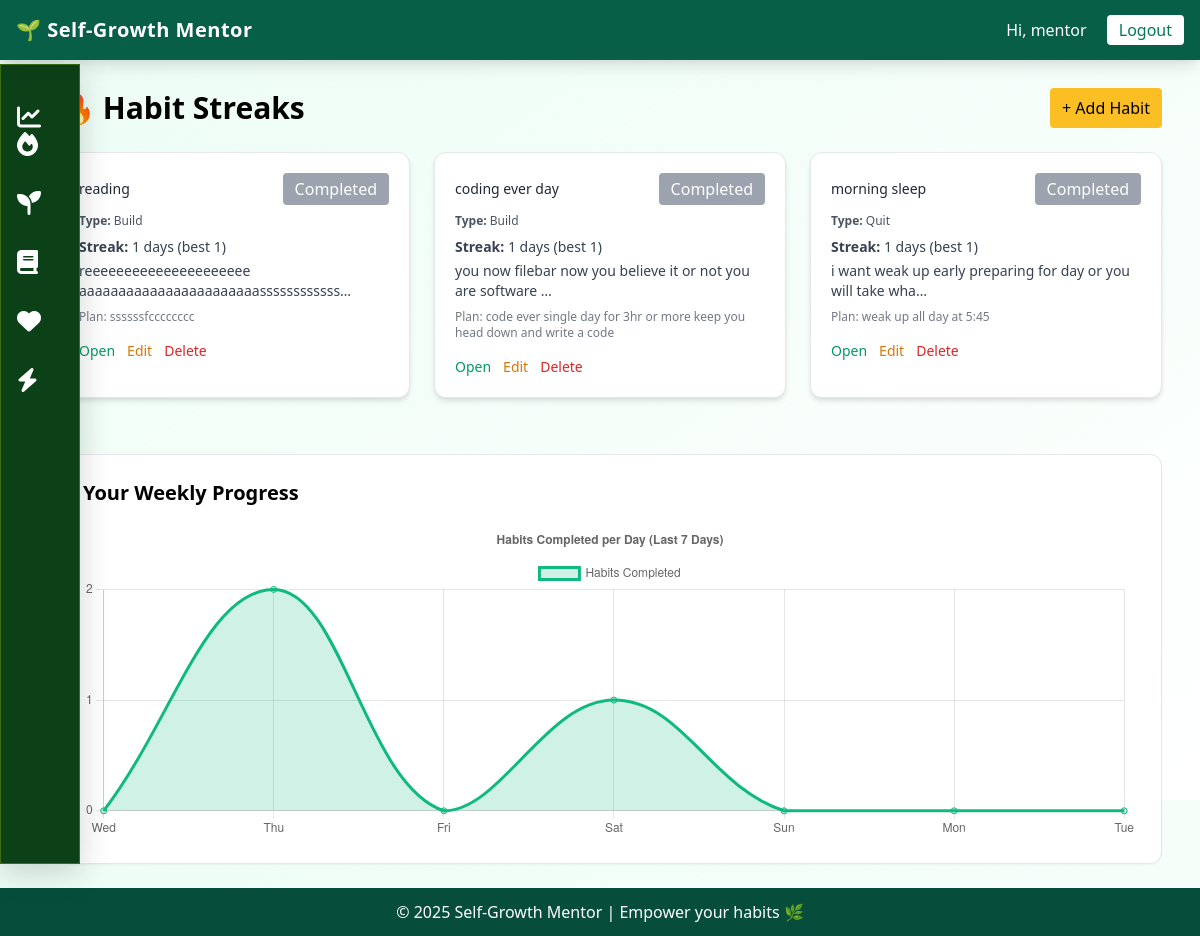
Screenshot of /habits/ (signed in) with the database file from the repository.
### habits/models.py (models this page shows, shortened)
class Habit(models.Model):
    HABIT_TYPE_CHOICES = [
        ('build', 'Build'),
        ('quit', 'Quit'),
    ]
    user = models.ForeignKey(User, on_delete=models.CASCADE, related_name='habits')
    name = models.CharField(max_length=150)
    habit_type = models.CharField(max_length=10, choices=HABIT_TYPE_CHOICES)
    reason = models.TextField(blank=True)
    plan = models.TextField(blank=True, help_text="Describe when, where, and how you'll do this habit")
    commitment = models.PositiveSmallIntegerField(default=5, help_text="Commitment level (1–10)")
    goal_duration = models.PositiveIntegerField(default=30, help_text="Goal duration in days")
    start_date = models.DateField(default=timezone.now)
    current_streak = models.PositiveIntegerField(default=0)
    best_streak = models.PositiveIntegerField(default=0)
    last_completed = models.DateField(null=True, blank=True)
    completed_today = models.BooleanField(default=False)
    active = models.BooleanField(default=True)
    created_at = models.DateTimeField(auto_now_add=True)
    updated_at = models.DateTimeField(auto_now=True)
    class Meta:
        ordering = ['-created_at']

### habits/views.py (the view)
# urls.py: path('', views.habits_dashboard, name='dashboard'),
@login_required
def habits_dashboard(request):
    user = request.user
    habits = Habit.objects.filter(user=user, active=True)
    today = timezone.localdate()
    last_7_days = [today - timedelta(days=i) for i in range(6, -1, -1)]
    logs = (
        HabitLog.objects.filter(habit__user=user, date__in=last_7_days)
        .values('date')
        .annotate(completed_count=Count('id', filter=Q(completed=True)))
    )
    log_dict = {entry['date']: entry['completed_count'] for entry in logs}
    chart_labels = [d.strftime("%a") for d in last_7_days]
    chart_values = [log_dict.get(d, 0) for d in last_7_days]
    chart_data = {
        'labels': chart_labels,
        'datasets': [{
            'label': 'Habits Completed',
            'data': chart_values,
            'borderColor': '#10B981',
            'backgroundColor': 'rgba(16, 185, 129, 0.2)',
            'fill': True,
            'tension': 0.4,
        }]
    }
    return render(request, 'habits/dashboard.html', {
        'habits': habits,
        'chart_data': json.dumps(chart_data),
    })

### habits/templates/habits/dashboard.html (shortened to what this page needs)
{% extends 'base.html' %}
{% block content %}
<div class="max-w-6xl mx-auto p-6">
  <aside class="w-20 glass p-4 flex flex-col items-center justify-between fixed top-16 left-0 h-[calc(100%-4rem)]">
    <div class="space-y-8 mt-6" id="sidebar-div">
      <a href="{% url 'habits:dashboard' %}" title="Dashboard">
         <i class="fa-solid fa-chart-line sidebar-icon" ></i>
      </a>
      <a href="{% url 'habits:dashboard' %}" title="Habit Streaks">
        <i class="fa-solid fa-fire sidebar-icon"></i>
      </a>
      <i class="fa-solid fa-seedling sidebar-icon" title="Growth Feed"></i>
      <i class="fa-solid fa-book sidebar-icon" title="Journal"></i>
      <i class="fa-solid fa-heart sidebar-icon" title="Motivation Meter"></i>
      <i class="fa-solid fa-bolt sidebar-icon" title="Quick Actions"></i>
    </div>
  </aside>
  <div class="flex justify-between items-center mb-6 mt-6">
    <h2 class="text-3xl font-bold text-black">🔥 Habit Streaks</h2>
    <a href="{% url 'habits:create' %}" class="bg-yellow-400 text-black px-3 py-2 rounded hover:bg-yellow-500">
      + Add Habit
    </a>
  </div>
  <div class="grid grid-cols-1 md:grid-cols-3 gap-6">
    {% for habit in habits %}
      <div class="rounded-xl border border-gray-200 bg-white shadow-md hover:shadow-lg transition duration-200 p-5">
        <div class="flex justify-between items-center mb-2">
          <p class="text-sm font-medium text-gray-800">{{ habit.name }}</p>
          {% if not habit.completed_today %}
            <button
              type="button"
              onclick="toggleCompletion('{{ habit.pk }}')"
              class="bg-green-500 text-white px-3 py-1 rounded hover:bg-green-600">
              Mark Done
            </button>
          {% else %}
            <button class="bg-gray-400 text-white px-3 py-1 rounded cursor-not-allowed">
              Completed
            </button>
          {% endif %}
        </div>
        <p class="text-xs text-gray-600"><strong>Type:</strong> {{ habit.get_habit_type_display }}</p>
        <div class="mt-2 text-sm text-gray-700">
          <p><strong>Streak:</strong> {{ habit.current_streak }} days (best {{ habit.best_streak }})</p>
          <p class="mt-1">{{ habit.reason|truncatechars:60 }}</p>
          <p class="text-xs opacity-70 mt-2">Plan: {{ habit.plan|truncatechars:140 }}</p>
        </div>
        <div class="mt-4 flex gap-3 text-sm">
          <a href="{% url 'habits:detail' habit.pk %}" class="text-green-600 hover:underline">Open</a>
          <a href="{% url 'habits:edit' habit.pk %}" class="text-yellow-600 hover:underline">Edit</a>
          <a href="{% url 'habits:delete' habit.pk %}" class="text-red-600 hover:underline">Delete</a>
        </div>
      </div>
    {% empty %}
      <p class="text-gray-700">You have no active habits yet — add one to get started.</p>
    {% endfor %}
  </div>
  <div class="mt-14 bg-white p-6 rounded-xl border border-gray-200 shadow-sm">
    <h2 class="text-xl font-semibold mb-4">Your Weekly Progress</h2>
    <canvas id="habitChart" width="400" height="120"></canvas>
  </div>
</div>
<script>
  // ✅ Toggle habit completion
  function toggleCompletion(habitpk) {
    fetch(`/habits/toggle/${habitpk}/`, {
      method: "POST",
      headers: {
        "X-CSRFToken": document.querySelector('[name=csrfmiddlewaretoken]').value,
      },
    })
    .then(response => response.json())
    .then(() => location.reload())
    .catch(err => console.error(err));
  }
  // ✅ Render chart from HabitLog real data
  const ctx = document.getElementById('habitChart');
  const chartData = JSON.parse('{{ chart_data|escapejs }}');
  new Chart(ctx, {
    type: 'line',
    data: chartData,
    options: {
      responsive: true,
      scales: {
        y: { beginAtZero: true, ticks: { stepSize: 1 } }
      },
      plugins: {
        legend: { display: true },
        title: { display: true, text: 'Habits Completed per Day (Last 7 Days)' }
      }
    }
  });
</script>
{% endblock %}

### accounts/templates/base.html (shortened to what this page needs)
<!DOCTYPE html>
<html lang="en">
<head>
    <link href="https://cdn.jsdelivr.net/npm/tailwindcss@2.2.19/dist/tailwind.min.css" rel="stylesheet">
     <link rel="stylesheet" href="https://cdnjs.cloudflare.com/ajax/libs/font-awesome/6.4.0/css/all.min.css" />
</head>
<body class="bg-gradient-to-br from-green-50 to-cornsilk min-h-screen flex flex-col">
    <nav class="topnav bg-green-800 text-white shadow-lg p-4 flex justify-between items-center fixed top-0 left-0 w-full" id="topnav">
        <a href="/" class="text-xl font-semibold tracking-wide">🌱 Self-Growth Mentor</a>
        <div>
            {% if user.is_authenticated %}
                <span class="mr-4">Hi, {{ user.username }}</span>
                <a href="{% url 'accounts:logout' %}" class="bg-white text-green-700 px-3 py-1 rounded hover:bg-green-100">Logout</a>
            {% else %}
                <a href="{% url 'accounts:login' %}" class="mr-4 hover:underline">Login</a>
                <a href="{% url 'accounts:register' %}" class="bg-white text-green-700 px-3 py-1 rounded hover:bg-green-100">Register</a>
            {% endif %}
        </div>
    </nav>
    <main class="flex-grow flex justify-center items-center p-6" id="main">
        {% block content %}{% endblock %}
    </main>
    <footer class="bg-green-900 text-white text-center py-3">
        <p>© 2025 Self-Growth Mentor | Empower your habits 🌿</p>
    </footer>
</body>
</html>

### accounts/templates/base.html (style rules this page uses)
body { overflow-y: auto; height: 100vh; }
#topnav { z-index: 1; }
.glass { background: rgb(12, 65, 23); backdrop-filter: blur(15px); border: 1px solid rgba(205, 239, 13, 0.25); box-shadow: 0 8px 32px rgba(37, 37, 37, 0.2); height: 100vh; }
.sidebar-icon { font-size: 1.5rem; color: white; transition: color 0.2s; }
.topnav { heigth:100px; }
#main { padding: 40px 0 0 20px; }

### rows the page displays
Habit: name "reading", completed_today "Completed", habit_type "Build", current_streak "1", best_streak "1", reason "reeeeeeeeeeeeeeeeeeeee aaaaaaaaaaaaaaaaaaaaaaassssssssssss…", plan "ssssssfcccccccc"
Habit: name "coding ever day", completed_today "Completed", habit_type "Build", current_streak "1", best_streak "1", reason "you now filebar now you believe it or not you are software …", plan "code ever single day for 3hr or more keep you head down and write a code"
Habit: name "morning sleep", completed_today "Completed", habit_type "Quit", current_streak "1", best_streak "1", reason "i want weak up early preparing for day or you will take wha…", plan "weak up all day at 5:45"

### other values shown
{{ user.username }} "mentor"
